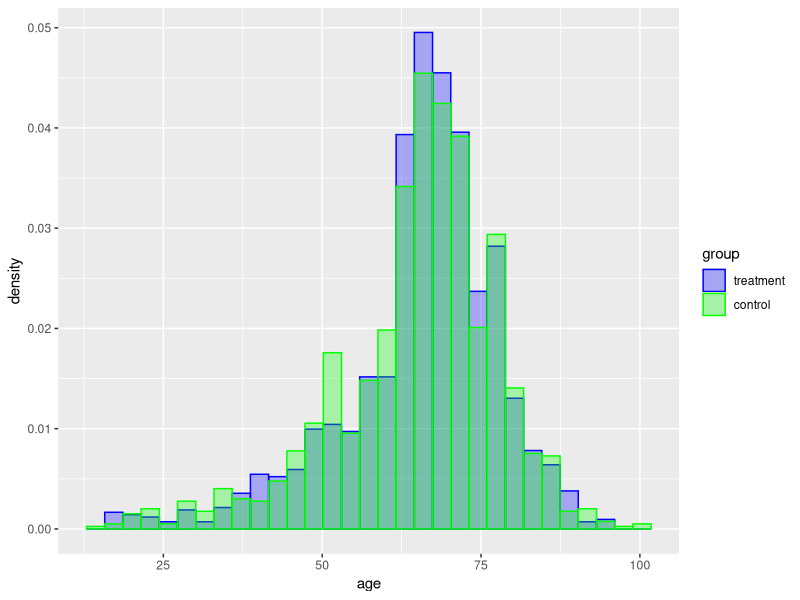
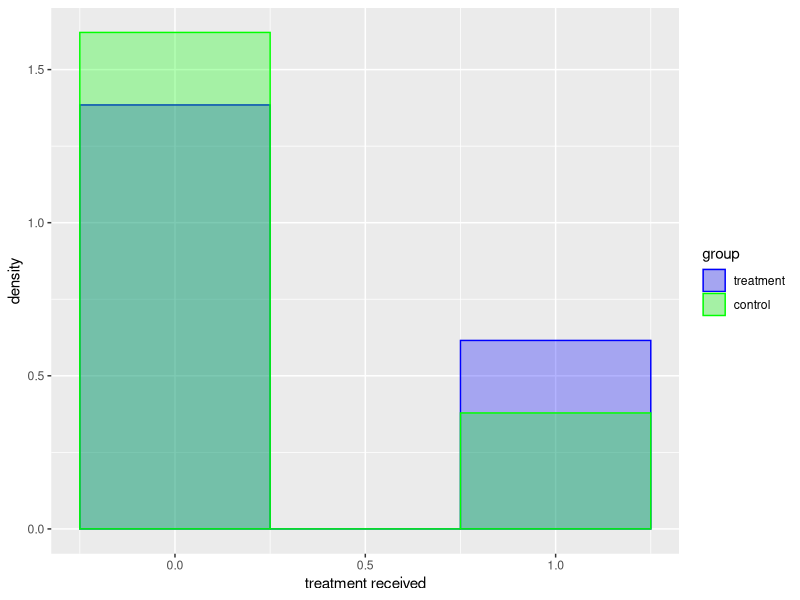
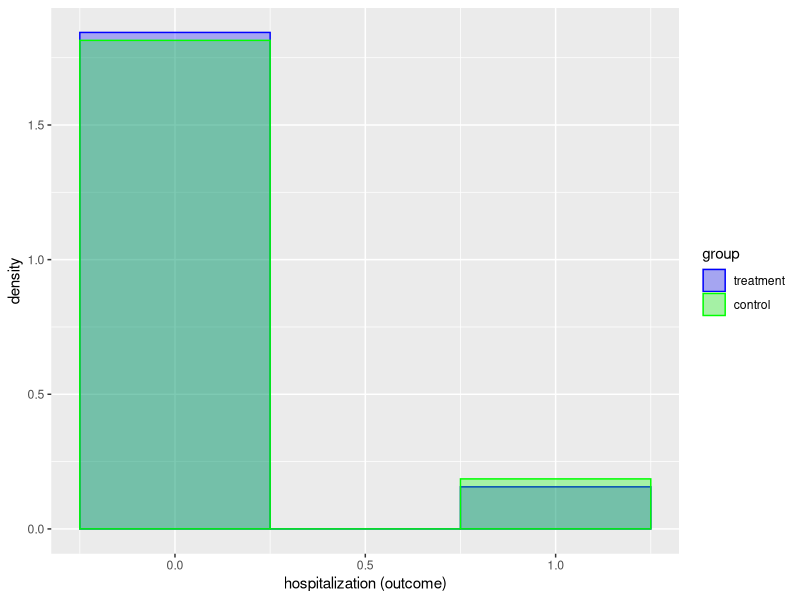
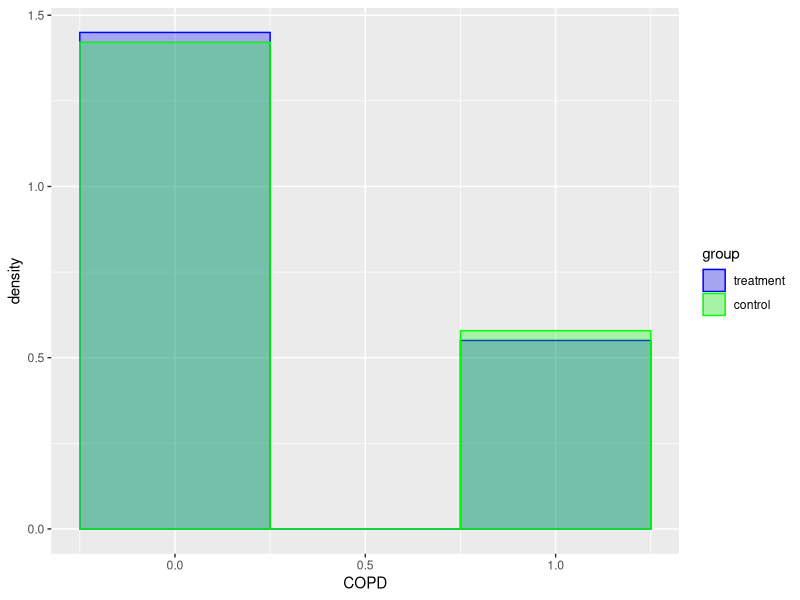
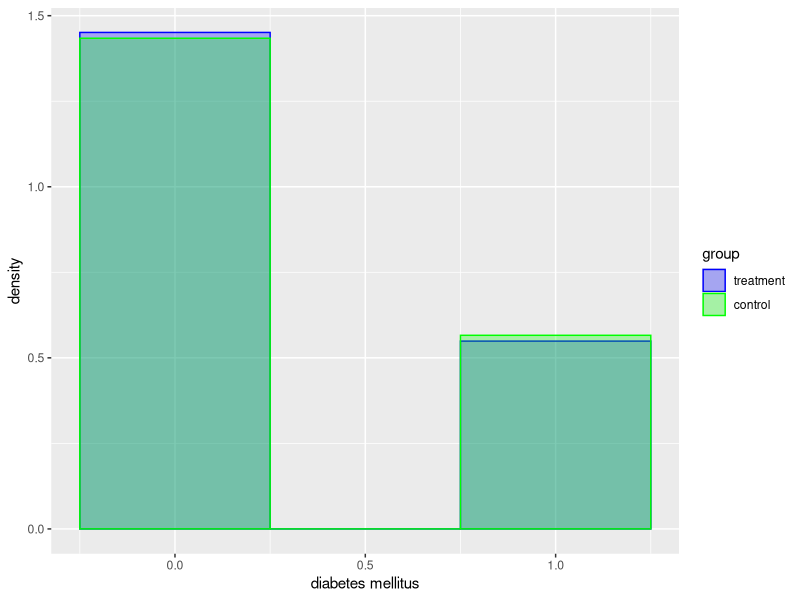
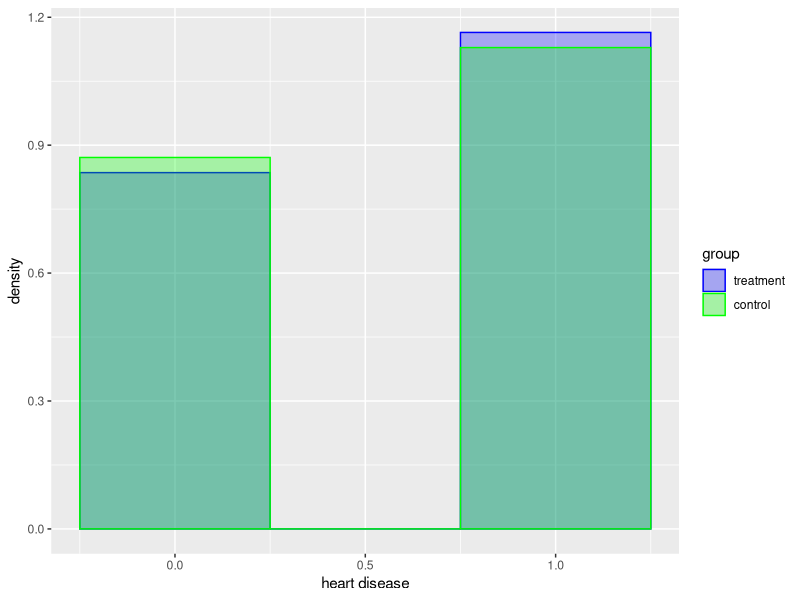
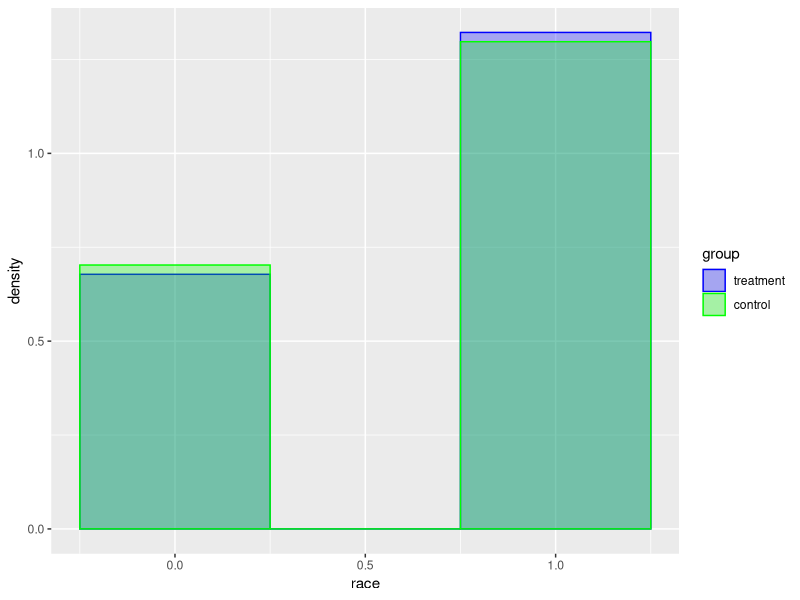
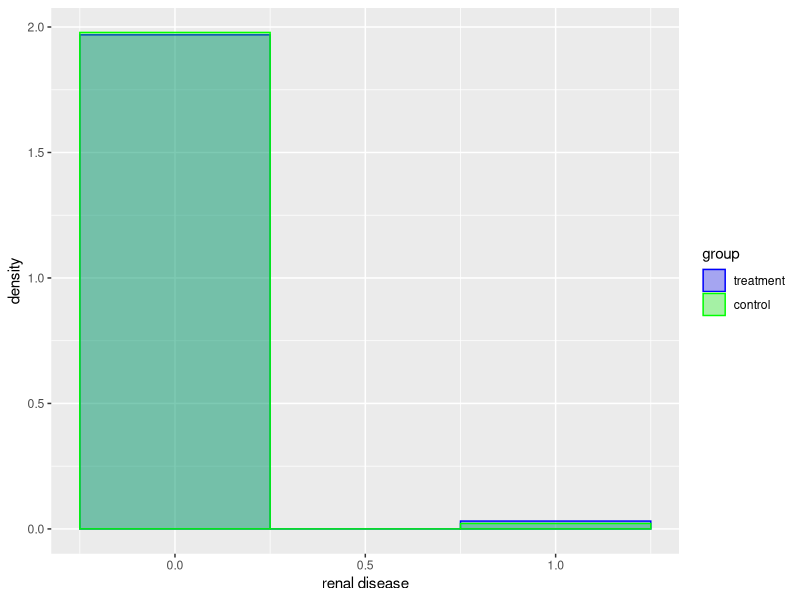

Here is the R script that generated these plots, in order:
## ---- chunk 1
knitr::opts_chunk$set(echo = TRUE)
## ---- chunk 2
library(ggplot2)
df <- read.table('fludata.txt')
## ---- chunk 3
make_hists <- function(var, z, varname) {
  var_treat <- var[z==1]
  var_control <- var[z==0]
  
  # if the variable is an indicator, use binwidth 0.5
  if (length(unique(var))==2) {
    binwidth <- 0.5
  } else {
    binwidth <- (max(unique(var)) - min(unique(var)))/30
  }
  
  ggplot() + 
    geom_histogram(aes(x=var_treat, y=..density.., col='b', fill='b'), alpha=0.3, binwidth=binwidth) + 
    geom_histogram(aes(x=var_control, y=..density.., col='g', fill='g'), alpha=0.3, binwidth=binwidth) +
    scale_colour_manual(name="group", values=c("g" = "green", "b"="blue"), labels=c("g"="control", "b"="treatment")) +
    scale_fill_manual(name="group", values=c("g" = "green", "b"="blue"), labels=c("g"="control", "b"="treatment")) + 
    labs(x=varname)
}
## ---- chunk 4
make_hists(df$age, df$assign, "age")
make_hists(df$receive, df$assign, "treatment received")
make_hists(df$outcome, df$assign, "hospitalization (outcome)")
make_hists(df$copd, df$assign, "COPD")
make_hists(df$dm, df$assign, "diabetes mellitus")
make_hists(df$heartd, df$assign, "heart disease")
make_hists(df$race, df$assign, "race")
make_hists(df$renal, df$assign, "renal disease")
make_hists(df$sex, df$assign, "sex")
make_hists(df$liverd, df$assign, "liver disease")
## ---- chunk 5
get_tstat <- function(var, z) {
  nT <- sum(z)
  nC <- length(z) - sum(z)
  
  var1z1 <- var[var==1 & z==1]
  var1z0 <- var[var==1 & z==0]
  var0z1 <- var[var==0 & z==1]
  var0z0 <- var[var==0 & z==0]
  
  phat <- (length(var1z1) + length(var1z0)) / length(var)
  
  pThat <- length(var1z1)/nT
  pChat <- length(var1z0)/nC
  
  return((pThat - pChat-0)/(phat * (1-phat) * ((1/nT) + (1/nC)) ))
}
## ---- chunk 6
get_tstat(df$copd, df$assign)
